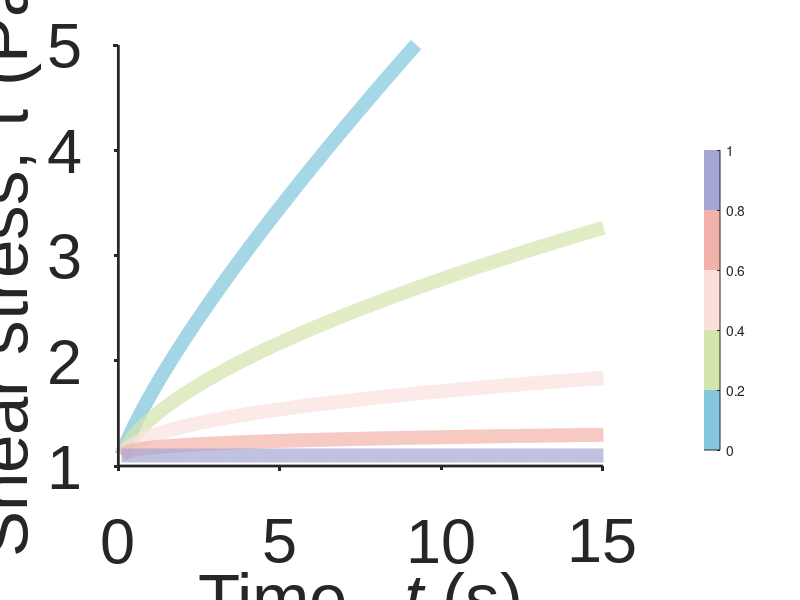

MATLAB code to generate this figure: (Note: this script raises an error after producing the figure.)
clear; clc; close all;

%% 1. Data definition
alpha_list = [0.2,0.4,0.6, 0.8,1.0]; 
t = 0.1:0.01:28;
sigma_ref = 1.0; E = 1.0; gamma_dot = 0.1;
a(4)=0.2; a(5)=2; a(6)=0.1
%% 2. Color assignment (based on the provided palette image)
% Colors are extracted from the uploaded palette and assigned to alpha_list in order.
colors = [
    133, 200, 221; % Light blue (alpha=2)
    212, 228, 173; % Light green (alpha=4)
    250, 224, 221; % Light pink (alpha=6)
    243, 178, 169; % Coral (alpha=8)
    166, 166, 210; % Light purple (alpha=10)
] / 255; % Normalize to [0, 1]

%% 3. Canvas settings (no background)
fig_width = 18.0; fig_height = 14.0;
figure('Units', 'centimeters', 'Position', [5, 5, fig_width, fig_height], 'Color', 'w');
hold on;

%% 4. Main plotting (without shadows or background layers)
for i = 1:length(alpha_list)
    % Calculate data
    z = sigma_ref + (E .* (gamma_dot .^alpha_list(i)).* t.^(1-alpha_list(i))) ./ gamma(2 - alpha_list(i) + eps);
    %z = sigma_ref+(t.^0.8.*0.8).^(alpha_list(i)./t)
    %z= sigma_ref+0.1.^(exp(-t.*0.2).*log(2./t)).*t.^alpha_list(i)
    % Keep only the main curves and increase line width for clarity.
    plot(t, z, 'Color', colors(i,:), 'LineWidth', 10.0); 
end

%% 5. Publication-style layout (Nature/Science style)
ax = gca;
set(ax, 'Layer', 'top', ...
        'FontName', 'Arial', ...
        'FontSize', 45, ... % Slightly reduced to avoid oversized text
        'LineWidth', 2.0, ...
        'Box', 'off', ...      % Remove the top and right borders
        'TickDir', 'out', ...
        'Color', 'none');      % Keep the axes background transparent/white

% Axis labels
xlabel('Time, {\it t} (s)', 'FontSize', 50);
ylabel('Shear stress, \tau (Pa)', 'FontSize', 50);

% Axis ranges and ticks
xlim([0, 15]); ylim([1, 5]);
set(ax, 'XTick', 0:5:15, 'YTick', 0:1:7);

%% 6. Colorbar (optional)
cb = colorbar;
colormap(ax, colors); 
set(cb, 'Units', 'normalized', 'Position', [0.88, 0.25, 0.02, 0.5], 'Box', 'off');
set(cb, 'Ticks', linspace(0.1, 0.9, length(alpha_list)), ...
        'TickLabels', {'0.2','0.4','0.6','0.8','1.0'}, ...
        'FontSize', 50, 'TickDirection', 'out');

% Final cleanup: remove the background grid and any remaining patches.
grid off;
